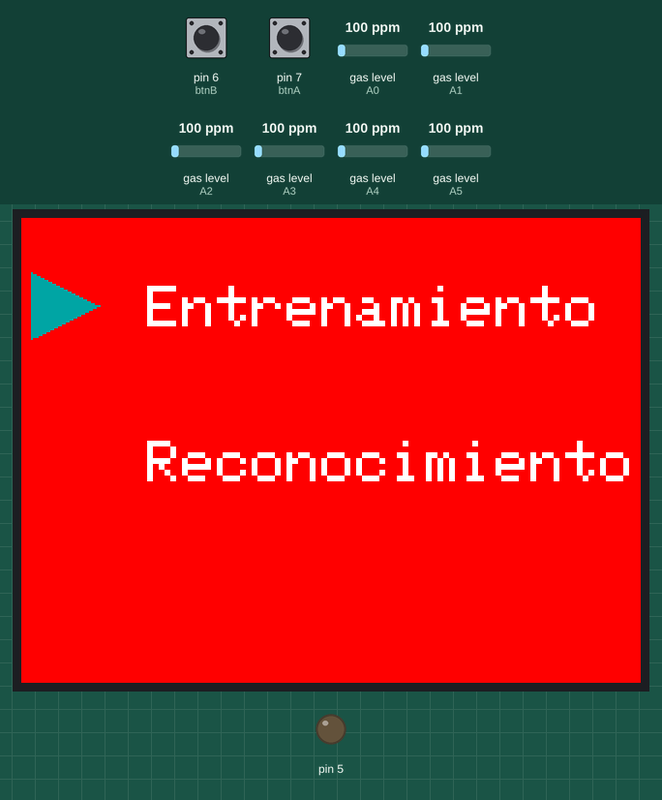
Recording of a sketch running on a simulated Arduino Uno, built with avr-gcc and run on an emulated ATmega328P. On the bench: 320×240 colour display, output pins drawn as LEDs (lit = HIGH). The test bench sets the inputs (shaded band); at power-on: pin 6 (btnB) LOW, gas level (sensors on A0, A1, A2, A3, A4, A5) 100 ppm, pin 7 (btnA) LOW. Storage starts empty; what the sketch prints to the serial monitor is not drawn.

Above: at 1.7 s.
1.8 s: pin 6 (btnB) pulled HIGH for 0.15 s
At 3.7 s:
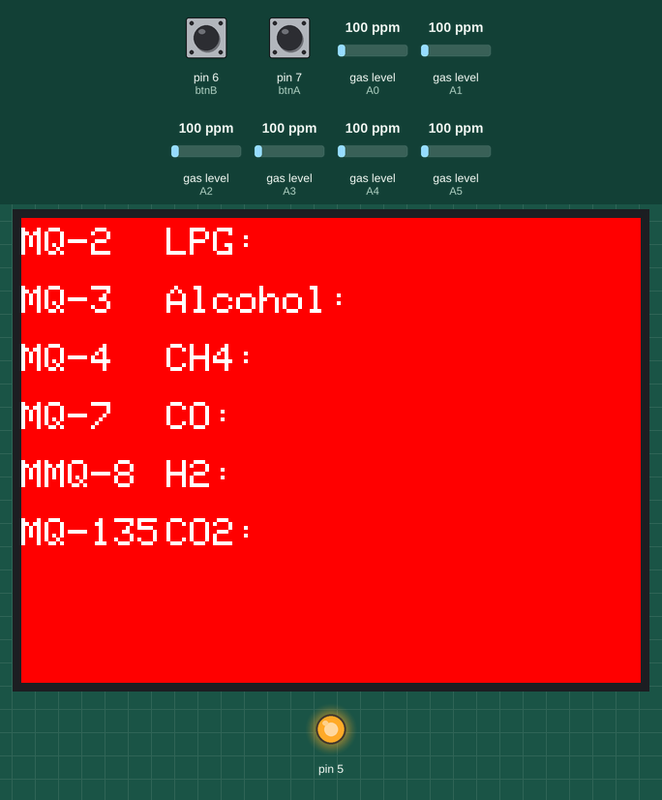
4.9 s: gas level (sensor on A0) set to 20 ppm
At 7.6 s:
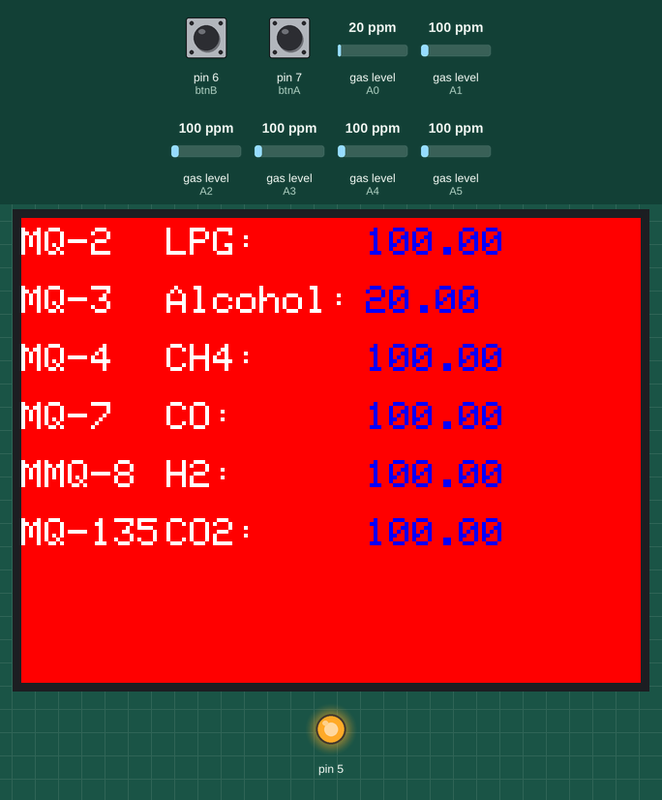
7.9 s: gas level (sensor on A1) set to 20 ppm
10.9 s: gas level (sensor on A2) set to 20 ppm
13.9 s: gas level (sensor on A3) set to 20 ppm
At 16.6 s:
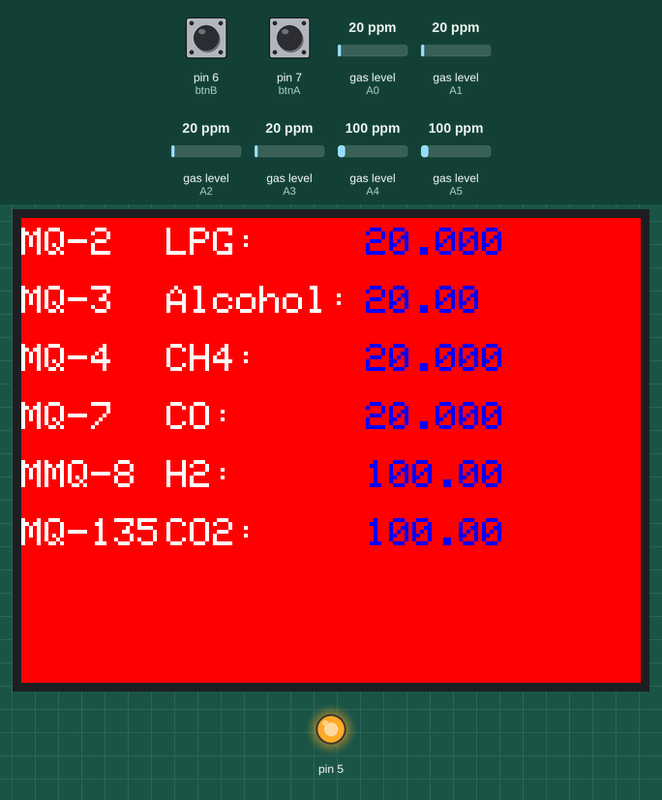
16.9 s: gas level (sensor on A4) set to 20 ppm
At 20.7 s:
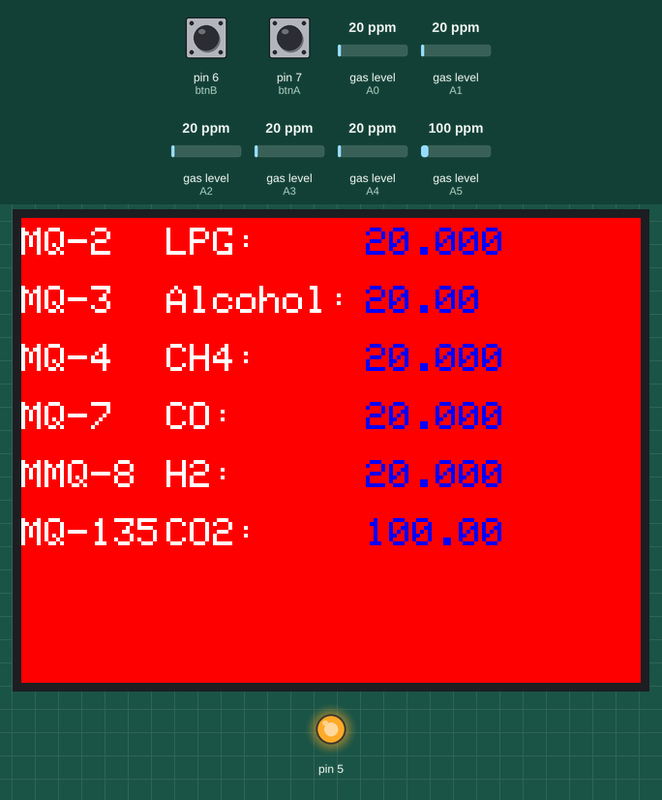
Timing chart, 0 to 20.9 s (numbered marks = the images above; inputs shaded):
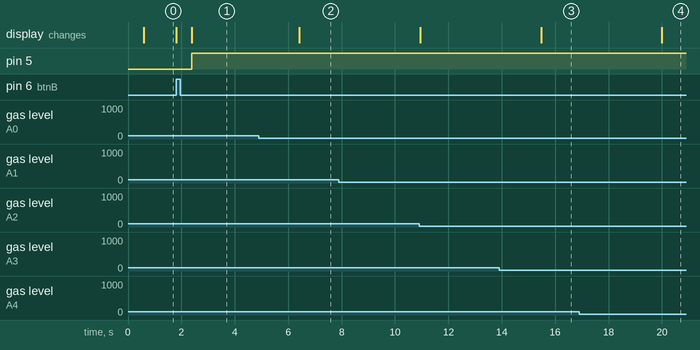

The sketch:

NoseExample.ino
```cpp
//Include the library
#include <MQUnifiedsensor.h>

/************************Hardware Related Macros************************************/
#define         Board                   ("Arduino Uno")
#define         Pin0                     (A1)  //Analog input 2 of your arduino
#define         Pin1                     (A0)  //Analog input 3 of your arduino
#define         Pin2                     (A2)  //Analog input 4 of your arduino
#define         Pin3                     (A3)  //Analog input 5 of your arduino
#define         Pin4                     (A4)  //Analog input 6 of your arduino
#define         Pin5                     (A5)  //Analog input 7 of your arduino

/***********************Software Related Macros************************************/
#define         RatioMQ2CleanAir          (9.86) //RS / R0 = 9.83 ppm
#define         RatioMQ3CleanAir          (63) //RS / R0 = 60 ppm
#define         RatioMQ4CleanAir          (4.4) //RS / R0 = 4.4 ppm
#define         RatioMQ7CleanAir          (27.5) //RS / R0 = 27.5 ppm
#define         RatioMQ8CleanAir          (70) //RS / R0 = 70 ppm
#define         RatioMQ135CleanAir        (3.6) //RS / R0 = 3.6 ppm
#define         ADC_Bit_Resolution        (10) // 10 bit ADC
#define         Voltage_Resolution        (5) // Volt resolution to calc the voltage
#define         Type                      ("MQ-2")
#define         Type                      ("MQ-3")
#define         Type                      ("MQ-4")
#define         Type                      ("MQ-7")
#define         Type                      ("MQ-8")
#define         Type                      ("MQ-135")

/*****************************Globals***********************************************/
//Declare Sensor
MQUnifiedsensor MQ2(Board, Voltage_Resolution, ADC_Bit_Resolution, Pin0, "MQ-2");
MQUnifiedsensor MQ3(Board, Voltage_Resolution, ADC_Bit_Resolution, Pin1, "MQ-3");
MQUnifiedsensor MQ4(Board, Voltage_Resolution, ADC_Bit_Resolution, Pin2, "MQ-4");
MQUnifiedsensor MQ7(Board, Voltage_Resolution, ADC_Bit_Resolution, Pin3, "MQ-7");
MQUnifiedsensor MQ8(Board, Voltage_Resolution, ADC_Bit_Resolution, Pin4, "MQ-8");
MQUnifiedsensor MQ135(Board, Voltage_Resolution, ADC_Bit_Resolution, Pin5, "MQ-135");

unsigned long oldTime = 0;

////////////////////////////////////////////////////////////////////////////////////////////////////////////////////////////////////////////////
#include <SPI.h>		// incluye libreria bus SPI
#include <Adafruit_GFX.h>	// incluye libreria para manejo de graficos
#include <Adafruit_ILI9341.h>	// incluye libreria para controlador ILI9341

#define TFT_DC 9
#define TFT_CS 10
#define TFT_RST 8
#define TFT_MISO 3
#define TFT_MOSI 2
#define TFT_CLK 13
Adafruit_ILI9341 tft = Adafruit_ILI9341(TFT_CS, TFT_DC, TFT_MOSI, TFT_CLK, TFT_RST, TFT_MISO);
int x = 0, y = 5;

//Estado de interface
//1 - MENU
//2 - Entrenamiento
//3 - Reconocimiento
int estado = 1;
int select = 1;
int btnA = 7, btnB = 6;
int xi = 40, yi = 45;
///////////////////////////////////////////////////Lector SD/////////////////////////////////////////////////////////////////////////////////////////////
#include <SD.h>

File myFile;
String UltimoVal = "";

void setup() {
  Serial.begin(9600);
  iniciarCSV();
  UltimoVal = leerSD();
  tft.begin();
  tft.setRotation(3);			// establece posicion horizontal
  tft.fillScreen(ILI9341_RED); 		// relleno de pantalla en color rojo
  tft.setTextColor(ILI9341_WHITE);	// color de texto en blanco
  tft.setTextSize(3);			// escala de texto en 2
  Menu(xi+25, yi-10);
  PintaFlecha(xi, yi);
}

void loop() {
  if(estado == 1){
    if (digitalRead(btnA) == HIGH){
      if (select == 1){
        PintaFlecha(xi, yi+80);
        select += 1;
      }else if (select == 2){
        PintaFlecha(xi, yi);
        select -= 1;
      }
      delay(500);
    }else if (digitalRead(btnB) == HIGH){
      if(select == 1){
        tft.fillScreen(ILI9341_RED); 		// relleno de pantalla en color rojo
        estado = 2;
      }else if(select == 2){
        tft.fillScreen(ILI9341_RED); 		// relleno de pantalla en color rojo
        estado = 3;
      }
      select = 1;
      delay(500);
    }
  }
  else if(estado == 2){
    iniciaMQ();
    pantallaMQ();
    do{
      entrenarSens();
    }while(digitalRead(btnB) == HIGH);
    estado = 1;
  }
  else{

  }
}

void Menu(int xm, int ym){
  tft.setTextColor(ILI9341_WHITE);	// color de texto en blanco
  tft.setCursor(xm,ym);			// ubica cursor
  tft.print("Entrenamiento"); 	// imprime texto
  ym += 80;
  tft.setCursor(xm,ym);			// ubica cursor
  tft.print("Reconocimiento"); 	// imprime texto
}

void borrarFlecha(){
  tft.fillRect(0, 0, xi, tft.height(), ILI9341_RED);
}

void PintaFlecha(int cx, int cy) {
  borrarFlecha();
  int i=35;
    Serial.println("PINTANDO " );
    tft.fillTriangle(cx, cy, cx - i, cy + i/2, cx - i, cy - i/2, tft.color565(0, 1190, 1190));
}

void iniciaMQ(){
  tft.setTextSize(2);			// escala de texto en 2
    //init the sensor
  MQ2.init();
  MQ2.setRegressionMethod(1); //_PPM =  a*ratio^b
  MQ2.setA(574.25); MQ2.setB(-2.222); // Configure the equation to to calculate LPG concentration
  MQ2.setR0(9.659574468);

  MQ3.init();
  MQ3.setRegressionMethod(1); //_PPM =  a*ratio^b
  MQ3.setA(0.39); MQ3.setB(-1.50); //Configure the equation to calculate Alcohol concentration value
  //MQ3.init();
  MQ3.setR0(0.64);

  MQ4.init();
  MQ4.setRegressionMethod(1); //_PPM =  a*ratio^b
  MQ4.setA(1012.7); MQ4.setB(-2.786); // Configure the equation to to calculate CH4 concentration
  MQ4.setR0(3.86018237);

  MQ7.init();
  MQ7.setRegressionMethod(1); //_PPM =  a*ratio^b
  MQ7.setA(99.042); MQ7.setB(-1.518); // Configure the equation to calculate CO concentration value
  MQ7.setR0(4);

  MQ8.init();
  MQ8.setRegressionMethod(1); //_PPM =  a*ratio^b
  MQ8.setA(976.97); MQ8.setB(-0.688); // Configure the equation to to calculate H2 concentration
  MQ8.setR0(1);

  MQ135.init();
  MQ135.setRegressionMethod(1); //_PPM =  a*ratio^b
  MQ135.setA(110.47); MQ135.setB(-2.862); // Configure the equation to to calculate CO2 concentration
  MQ135.setR0(10);

  //Serial.print("Calibrating please wait.");
  float MQ2calcR0 = 0,
  MQ3calcR0 = 0,
  MQ4calcR0 = 0,
  MQ7calcR0 = 0,
  MQ8calcR0 = 0,
  MQ135calcR0 = 0;
  for(int i = 1; i<=10; i ++){
    //Update the voltage Values
    MQ2.update();
    MQ3.update();
    MQ4.update();
    MQ7.update();
    MQ8.update();
    MQ135.update();

    MQ2calcR0 += MQ2.calibrate(RatioMQ2CleanAir);
    MQ3calcR0 += MQ3.calibrate(RatioMQ3CleanAir);
    MQ4calcR0 += MQ4.calibrate(RatioMQ4CleanAir);
    MQ7calcR0 += MQ7.calibrate(RatioMQ7CleanAir);
    MQ8calcR0 += MQ8.calibrate(RatioMQ8CleanAir);
    MQ135calcR0 += MQ135.calibrate(RatioMQ135CleanAir);

  }
  MQ2.setR0(MQ2calcR0/20);
  MQ3.setR0(MQ3calcR0/10);
  MQ4.setR0(MQ4calcR0/20);
  MQ7.setR0(MQ7calcR0/20);
  MQ8.setR0(MQ8calcR0/20);
  MQ135.setR0(MQ135calcR0/20);
 // Serial.println("  done!.");
  if(isinf(MQ2calcR0) || isinf(MQ3calcR0) || isinf(MQ4calcR0) || isinf(MQ7calcR0) || isinf(MQ8calcR0) || isinf(MQ135calcR0)) {Serial.println("Warning: Conection issue founded, R0 is infite (Open circuit detected) please check your wiring and supply"); while(1);}
  if(MQ2calcR0 == 0 || MQ3calcR0 == 0 || MQ4calcR0 == 0 || MQ7calcR0 == 0 || MQ8calcR0 == 0 || MQ135calcR0 == 0){Serial.println("Warning: Conection issue founded, R0 is zero (Analog pin with short circuit to ground) please check your wiring and supply"); while(1);}
}

void pantallaMQ(){
      //init ILI9341
    tft.setCursor(x,y);			// ubica cursor
    tft.print("MQ-2"); 	// imprime texto
    tft.setCursor(x+75,y);
    tft.print("LPG: "); 	// imprime texto
    y+=30;
    tft.setCursor(x,y);			// ubica cursor
    tft.print("MQ-3"); 	// imprime texto
    tft.setCursor(x+75,y);
    tft.print("Alcohol: "); 	// imprime texto
    y+=30;
    tft.setCursor(x,y);			// ubica cursor
    tft.print("MQ-4"); 	// imprime texto
    tft.setCursor(x+75,y);
    tft.print("CH4: "); 	// imprime texto
    y+=30;
    tft.setCursor(x,y);			// ubica cursor
    tft.print("MQ-7"); 	// imprime texto
    tft.setCursor(x+75,y);
    tft.print("CO: "); 	// imprime texto
    y+=30;
    tft.setCursor(x,y);			// ubica cursor
    tft.print("MMQ-8"); 	// imprime texto
    tft.setCursor(x+75,y);
    tft.print("H2: "); 	// imprime texto
    y+=30;
    tft.setCursor(x,y);			// ubica cursor
    tft.print("MQ-135"); 	// imprime texto
    x+=75;
    tft.setCursor(x,y);
    tft.print("CO2: "); 	// imprime texto
    x += 103;
    y = 5;
}

void entrenarSens(){
  oldTime = millis();
  while(millis() - oldTime <= (60*1000))
  {
    // VH 5 Volts
    analogWrite(5, 255); // 255 is DC 5V output
    readAllSensors();
    delay(500);
  }
  // 90s cycle
  oldTime = millis();
  while(millis() - oldTime <= (90*1000))
  {
    // VH 1.4 Volts
    analogWrite(5, 20); // 255 is 100%, 20.4 is aprox 8% of Duty cycle for 90s
    readAllSensors();
    delay(500);
  }
}

void readAllSensors()
{
  delay(3000);
  //Update the voltage Values
  MQ2.update();
  MQ3.update();
  MQ4.update();
  MQ7.update();
  MQ8.update();
  MQ135.update();
  //Read the sensor and print in serial port
  float MQ2Lecture =  MQ2.readSensor();
  float MQ3Lecture =  MQ3.readSensor();
  float MQ4Lecture =  MQ4.readSensor();
  float MQ7Lecture =  MQ7.readSensor();
  float MQ8Lecture =  MQ8.readSensor();
  float MQ135Lecture =  MQ135.readSensor();
  String s = String(MQ2Lecture, 4) + "," + String(MQ3Lecture, 4) + "," + String(MQ4Lecture, 4) + "," + String(MQ7Lecture, 4) + "," + String(MQ8Lecture, 4) + "," + String(MQ135Lecture, 4) + "," + UltimoVal;
  GuardarSD(s);
  tft.setTextColor(ILI9341_BLUE, ILI9341_RED);	// texto azul en fondo rojo
  tft.setCursor(x,y);		// ubica cursor
  tft.print(MQ2Lecture);
  y += 30;
  tft.setCursor(x,y);		// ubica cursor
  tft.print(MQ3Lecture);
  y += 30;
  tft.setCursor(x,y);		// ubica cursor
  tft.print(MQ4Lecture);
  y += 30;
  tft.setCursor(x,y);		// ubica cursor
  tft.print(MQ7Lecture);
  y += 30;
  tft.setCursor(x,y);		// ubica cursor
  tft.print(MQ8Lecture);
  y += 30;
  tft.setCursor(x,y);		// ubica cursor
  tft.print(MQ135Lecture);
  y = 5;
}
void iniciarCSV(){
  Serial.begin(9600);
  if (!SD.begin(4)) {
    return;
  }
  if(!SD.exists("datalog.csv")){
        myFile = SD.open("datalog.csv", FILE_WRITE);
        if (myFile) {
          Serial.println("Archivo nuevo, Escribiendo encabezado(fila 1)");
          myFile.close();
        } else {
        }
  }
}

void GuardarSD(String s){
  myFile = SD.open("datalog.csv", FILE_WRITE);//abrimos  el archivo

  if (myFile) {
    myFile.println(s);
    myFile.close(); //cerramos el archivo
  } else {
    Serial.println("Error al abrir el archivo para escribir");
  }
  delay(1000);
}

String leerSD(){
  String cadena="";
  myFile = SD.open("datalog.csv",FILE_READ);//abrimos  el archivo
  if (myFile){
    bool line=false;
    myFile.seek(myFile.size()-1); //Ubicacion en posicion anterior a ultimo caracter
    while (myFile.available()){
      if(line==false){ //Primero leer en reversa para buscar salto de linea
        char caracter=myFile.read();
        if(caracter==',') //Cuando encuentra salto de linea cambia estado
          {
            line=true;
          }else{
            myFile.seek(myFile.position()-2);
          }
      }
      if(line==true){//Empieza a leer normalmente de izquierda a derecha
          char caracter=myFile.read();
          cadena=cadena+caracter;
          if(caracter=='\n'){ //La cadena termina en este caracter
            break;
          }
      }
    }
    myFile.close(); //cerramos el archivo
    delay(300);
  }
  else {
    Serial.println("Error al abrir el archivo para leer");
  }
  return cadena;
}
```

Measured:
- after the input at 1.8 s, pin 5: LOW → HIGH after 0.59 s; the display: first changes at once (image 1 shows a later state)
- after the input at 4.9 s, the display: changes after 1.5 s (image 2)
- after the input at 7.9 s, every drawn part: stays the same
- after the input at 13.9 s, the display: changes after 1.6 s (image 3)
- after the input at 16.9 s, the display: changes after 3.1 s (image 4)
